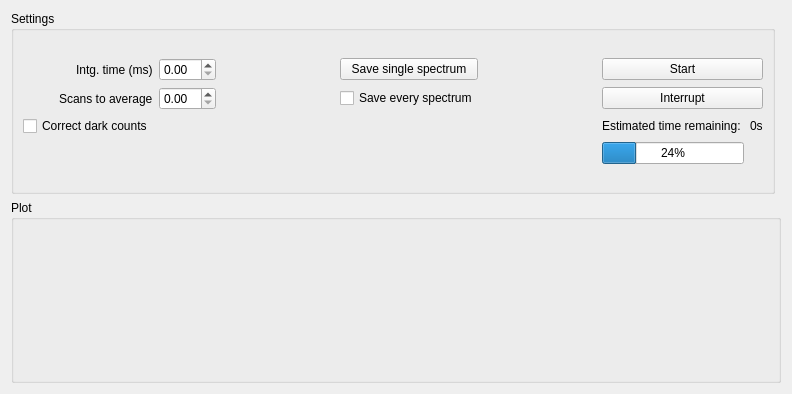
<?xml version="1.0" encoding="UTF-8"?>
<ui version="4.0">
 <class>Form</class>
 <widget class="QWidget" name="Form">
  <property name="geometry">
   <rect>
    <x>0</x>
    <y>0</y>
    <width>792</width>
    <height>394</height>
   </rect>
  </property>
  <property name="windowTitle">
   <string>Form</string>
  </property>
  <layout class="QGridLayout" name="gridLayout_2" rowstretch="0,0,0">
   <item row="2" column="0" colspan="2">
    <widget class="QGroupBox" name="plot_groupBox">
     <property name="title">
      <string>Plot</string>
     </property>
     <layout class="QVBoxLayout" name="verticalLayout">
      <item>
       <layout class="QVBoxLayout" name="verticalLayout_4"/>
      </item>
     </layout>
    </widget>
   </item>
   <item row="0" column="0">
    <widget class="QGroupBox" name="settings_groupBox">
     <property name="title">
      <string>Settings</string>
     </property>
     <layout class="QGridLayout" name="gridLayout">
      <item row="0" column="0">
       <layout class="QGridLayout" name="gridLayout_4">
        <item row="2" column="0">
         <widget class="QCheckBox" name="correct_dark_counts_checkBox">
          <property name="text">
           <string>Correct dark counts</string>
          </property>
         </widget>
        </item>
        <item row="1" column="0" alignment="Qt::AlignRight">
         <widget class="QLabel" name="label_2">
          <property name="text">
           <string>Scans to average</string>
          </property>
         </widget>
        </item>
        <item row="0" column="3">
         <widget class="QPushButton" name="saveSingle_pushButton">
          <property name="text">
           <string>Save single spectrum</string>
          </property>
         </widget>
        </item>
        <item row="0" column="1">
         <widget class="QDoubleSpinBox" name="intg_time_spinBox"/>
        </item>
        <item row="1" column="1">
         <widget class="QDoubleSpinBox" name="scans_to_avg_spinBox"/>
        </item>
        <item row="0" column="2">
         <spacer name="horizontalSpacer">
          <property name="orientation">
           <enum>Qt::Horizontal</enum>
          </property>
          <property name="sizeHint" stdset="0">
           <size>
            <width>40</width>
            <height>20</height>
           </size>
          </property>
         </spacer>
        </item>
        <item row="1" column="3">
         <widget class="QCheckBox" name="save_every_spec_checkBox">
          <property name="text">
           <string>Save every spectrum</string>
          </property>
         </widget>
        </item>
        <item row="0" column="4">
         <spacer name="horizontalSpacer_2">
          <property name="orientation">
           <enum>Qt::Horizontal</enum>
          </property>
          <property name="sizeHint" stdset="0">
           <size>
            <width>40</width>
            <height>20</height>
           </size>
          </property>
         </spacer>
        </item>
        <item row="0" column="0" alignment="Qt::AlignRight">
         <widget class="QLabel" name="label">
          <property name="text">
           <string>Intg. time (ms)</string>
          </property>
         </widget>
        </item>
        <item row="2" column="5">
         <widget class="QLabel" name="label_3">
          <property name="text">
           <string>Estimated time remaining: </string>
          </property>
         </widget>
        </item>
        <item row="1" column="5" colspan="2">
         <widget class="QPushButton" name="interrupt_pushButton">
          <property name="text">
           <string>Interrupt</string>
          </property>
         </widget>
        </item>
        <item row="2" column="6">
         <widget class="QLabel" name="time_remaining_label">
          <property name="text">
           <string>0s</string>
          </property>
         </widget>
        </item>
        <item row="0" column="5" colspan="2">
         <widget class="QPushButton" name="start_pushButton">
          <property name="text">
           <string>Start</string>
          </property>
         </widget>
        </item>
        <item row="3" column="5">
         <widget class="QProgressBar" name="progressBar">
          <property name="value">
           <number>24</number>
          </property>
         </widget>
        </item>
       </layout>
      </item>
     </layout>
    </widget>
   </item>
  </layout>
 </widget>
 <resources/>
 <connections/>
</ui>
